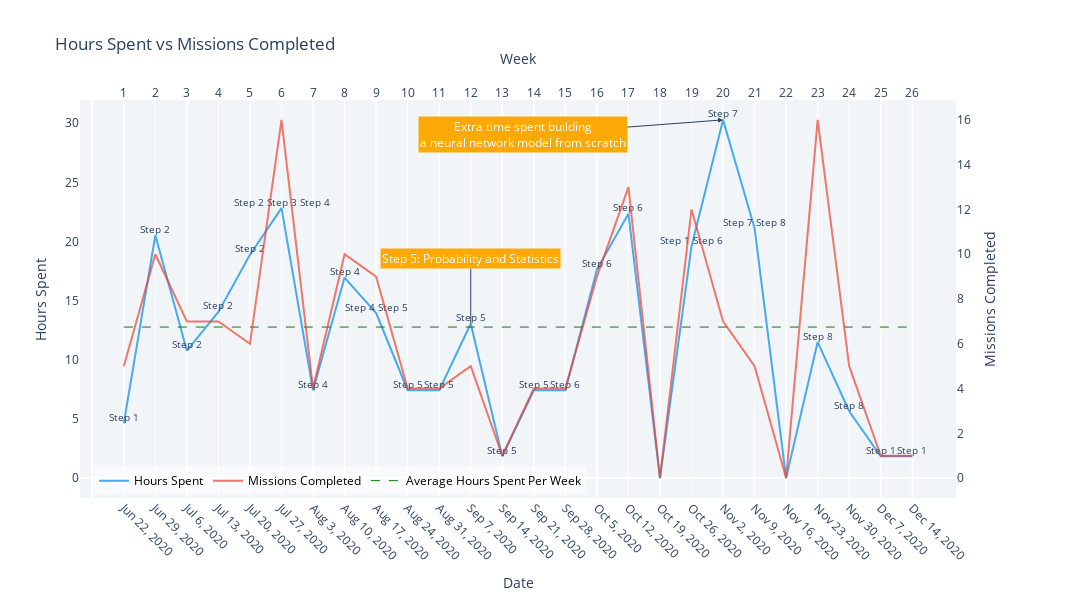

This figure's notebook cell:
### Code cell
# Plot minutes_spent & missions completed by week 
import plotly.graph_objects as go
from plotly.subplots import make_subplots

fig = make_subplots(specs=[[{"secondary_y": True}]])

# First trace hours spent by week
fig.add_trace(go.Scatter(
                  x = all_dates_curve.date,
                  y = round(all_dates_curve.minutes_spent/60, 2),
                  mode="lines+text",
                  text = [' '.join(map(str, row)) for row in all_dates_curve.steps],
                  textposition = "top center",
                  textfont = dict(
                      size = 10
                  ),
                  name = 'Hours Spent',
                  line = dict(
                  color = 'rgba(52, 162, 235, 0.9)'
               )
             ))



# Second trace missions completed by week 
fig.add_trace(
    go.Scatter(
        x = all_dates_curve.week,
        y = all_dates_curve.missions_completed,
        name = 'Missions Completed',
        mode="lines+text", # There's no text on the second trace, but change mode to 'lines+text' anyways to align x axes
        textposition = "top center", 
        line = dict(
        color = 'rgba(235, 64, 52, 0.7)'
        )
    ),
    secondary_y = True
)

# Third trace horizontal line for average hours spent per week 
fig.add_trace(
    go.Scatter(
        x = all_dates_curve.date,
        y = [avg_hr_week]*26,
        name = 'Average Hours Spent Per Week',
        mode = 'lines',
        line = dict(
            color = 'green',
            dash = 'dash',
            width = 1
        )
    )

)


fig.update_layout(
    width = 1100,
    height = 600,
    title = 'Hours Spent vs Missions Completed',
    xaxis = dict(tickvals = all_dates_curve.date,
                title = 'Date', 
                tickangle = 45
                ),
    xaxis2= dict(anchor = 'y', 
                 overlaying = 'x', 
                 side = 'top',
                 mirror = True,
                 tickvals = all_dates_curve.week,
                 title = 'Week'),
    
    yaxis = dict(
        title = 'Hours Spent',
        showgrid = False
    ),
    
    plot_bgcolor = 'rgba(230, 236, 240 0.5)',

    legend = dict(
        x = 0.015,
        y = 0.08,
        orientation="h",
        bgcolor = 'rgba(255, 255, 255, 0.5)',
        font = dict(
        size = 12,
        color = 'black'
        )
    )
)

# Update for secondary y axis 
fig.update_yaxes(title_text="Missions Completed", secondary_y=True, showgrid = False)

# Update x axis name for the second trace 
fig.data[1].update(xaxis= 'x2')

# Add annotation
fig.add_annotation(
    x = '2020-11-02',
    y = 30.28,
    xref = "x",
    yref = "y",
    ax = -200,
    ay = 15,
    arrowhead = 2,
    text = 'Extra time spent building<br>a neural network model from scratch',
    font = dict(
    color = 'white'),
    bgcolor = '#fca906'
)

fig.add_annotation(
   x = '2020-09-07',
    y = 13.05,
    xref = "x",
    yref = "y",
    ax = 0,
    ay = -65,
    arrowhead = 0,
    text = 'Step 5: Probability and Statistics',
    bgcolor = '#fca906',
    font = dict(
    color = 'white'))


fig.show()

### Figure 1 — Plotly figure (JSON) as saved in the notebook; plotly's stock layout.template omitted (floating-point values rounded to 4 significant figures)
{"data": [{"line": {"color": "rgba(52, 162, 235, 0.9)"}, "mode": "lines+text", "name": "Hours Spent", "text": ["Step 1", "Step 2", "Step 2", "Step 2", "Step 2", "Step 2 Step 3 Step 4", "Step 4", "Step 4", "Step 4 Step 5", "Step 5", "Step 5", "Step 5", "Step 5", "Step 5", "Step 6", "Step 6", "Step 6", "", "Step 1 Step 6", "Step 7", "Step 7 Step 8", "", "Step 8", "Step 8", "Step 1", "Step 1"], "textfont": {"size": 10}, "textposition": "top center", "type": "scatter", "x": ["2020-06-22T00:00:00", "2020-06-29T00:00:00", "2020-07-06T00:00:00", "2020-07-13T00:00:00", "2020-07-20T00:00:00", "2020-07-27T00:00:00", "2020-08-03T00:00:00", "2020-08-10T00:00:00", "2020-08-17T00:00:00", "2020-08-24T00:00:00", "2020-08-31T00:00:00", "2020-09-07T00:00:00", "2020-09-14T00:00:00", "2020-09-21T00:00:00", "2020-09-28T00:00:00", "2020-10-05T00:00:00", "2020-10-12T00:00:00", "2020-10-19T00:00:00", "2020-10-26T00:00:00", "2020-11-02T00:00:00", "2020-11-09T00:00:00", "2020-11-16T00:00:00", "2020-11-23T00:00:00", "2020-11-30T00:00:00", "2020-12-07T00:00:00", "2020-12-14T00:00:00"], "y": [4.62, 20.52, 10.77, 14.05, 18.88, 22.82, 7.43, 16.95, 13.95, 7.43, 7.43, 13.05, 1.85, 7.43, 7.43, 17.63, 22.35, 0, 19.58, 30.28, 21.13, 0, 11.5, 5.65, 1.85, 1.85]}, {"line": {"color": "rgba(235, 64, 52, 0.7)"}, "mode": "lines+text", "name": "Missions Completed", "textposition": "top center", "type": "scatter", "x": [1, 2, 3, 4, 5, 6, 7, 8, 9, 10, 11, 12, 13, 14, 15, 16, 17, 18, 19, 20, 21, 22, 23, 24, 25, 26], "xaxis": "x2", "y": [5, 10, 7, 7, 6, 16, 4, 10, 9, 4, 4, 5, 1, 4, 4, 9, 13, 0, 12, 7, 5, 0, 16, 5, 1, 1], "yaxis": "y2"}, {"line": {"color": "green", "dash": "dash", "width": 1}, "mode": "lines", "name": "Average Hours Spent Per Week", "type": "scatter", "x": ["2020-06-22T00:00:00", "2020-06-29T00:00:00", "2020-07-06T00:00:00", "2020-07-13T00:00:00", "2020-07-20T00:00:00", "2020-07-27T00:00:00", "2020-08-03T00:00:00", "2020-08-10T00:00:00", "2020-08-17T00:00:00", "2020-08-24T00:00:00", "2020-08-31T00:00:00", "2020-09-07T00:00:00", "2020-09-14T00:00:00", "2020-09-21T00:00:00", "2020-09-28T00:00:00", "2020-10-05T00:00:00", "2020-10-12T00:00:00", "2020-10-19T00:00:00", "2020-10-26T00:00:00", "2020-11-02T00:00:00", "2020-11-09T00:00:00", "2020-11-16T00:00:00", "2020-11-23T00:00:00", "2020-11-30T00:00:00", "2020-12-07T00:00:00", "2020-12-14T00:00:00"], "y": [12.77, 12.77, 12.77, 12.77, 12.77, 12.77, 12.77, 12.77, 12.77, 12.77, 12.77, 12.77, 12.77, 12.77, 12.77, 12.77, 12.77, 12.77, 12.77, 12.77, 12.77, 12.77, 12.77, 12.77, 12.77, 12.77]}], "layout": {"annotations": [{"arrowhead": 2, "ax": -200, "ay": 15, "bgcolor": "#fca906", "font": {"color": "white"}, "text": "Extra time spent building<br>a neural network model from scratch", "x": "2020-11-02", "xref": "x", "y": 30.28, "yref": "y"}, {"arrowhead": 0, "ax": 0, "ay": -65, "bgcolor": "#fca906", "font": {"color": "white"}, "text": "Step 5: Probability and Statistics", "x": "2020-09-07", "xref": "x", "y": 13.05, "yref": "y"}], "height": 600, "legend": {"bgcolor": "rgba(255, 255, 255, 0.5)", "font": {"color": "black", "size": 12}, "orientation": "h", "x": 0.015, "y": 0.08}, "plot_bgcolor": "rgba(230, 236, 240 0.5)", "title": {"text": "Hours Spent vs Missions Completed"}, "width": 1100, "xaxis": {"anchor": "y", "domain": [0, 0.94], "tickangle": 45, "tickvals": ["2020-06-22T00:00:00", "2020-06-29T00:00:00", "2020-07-06T00:00:00", "2020-07-13T00:00:00", "2020-07-20T00:00:00", "2020-07-27T00:00:00", "2020-08-03T00:00:00", "2020-08-10T00:00:00", "2020-08-17T00:00:00", "2020-08-24T00:00:00", "2020-08-31T00:00:00", "2020-09-07T00:00:00", "2020-09-14T00:00:00", "2020-09-21T00:00:00", "2020-09-28T00:00:00", "2020-10-05T00:00:00", "2020-10-12T00:00:00", "2020-10-19T00:00:00", "2020-10-26T00:00:00", "2020-11-02T00:00:00", "2020-11-09T00:00:00", "2020-11-16T00:00:00", "2020-11-23T00:00:00", "2020-11-30T00:00:00", "2020-12-07T00:00:00", "2020-12-14T00:00:00"], "title": {"text": "Date"}}, "xaxis2": {"anchor": "y", "mirror": true, "overlaying": "x", "side": "top", "tickvals": [1, 2, 3, 4, 5, 6, 7, 8, 9, 10, 11, 12, 13, 14, 15, 16, 17, 18, 19, 20, 21, 22, 23, 24, 25, 26], "title": {"text": "Week"}}, "yaxis": {"anchor": "x", "domain": [0, 1], "showgrid": false, "title": {"text": "Hours Spent"}}, "yaxis2": {"anchor": "x", "overlaying": "y", "showgrid": false, "side": "right", "title": {"text": "Missions Completed"}}}}
